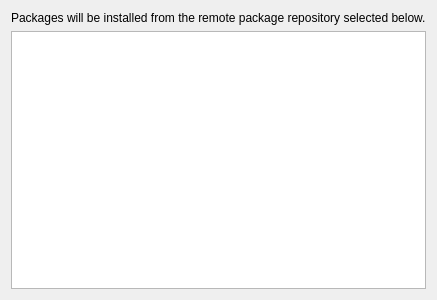
<ui version="4.0" >
 <author>Christian Schenk</author>
 <class>SiteWizRemote</class>
 <widget class="QWizardPage" name="SiteWizRemote" >
  <property name="geometry" >
   <rect>
    <x>0</x>
    <y>0</y>
    <width>400</width>
    <height>300</height>
   </rect>
  </property>
  <property name="windowTitle" >
   <string>Form</string>
  </property>
  <layout class="QVBoxLayout" >
   <item>
    <widget class="QLabel" name="label" >
     <property name="text" >
      <string>Packages will be installed from the remote package repository selected below.</string>
     </property>
    </widget>
   </item>
   <item>
    <widget class="QTableView" name="tableView" />
   </item>
  </layout>
 </widget>
 <includes/>
 <resources/>
 <connections/>
</ui>
